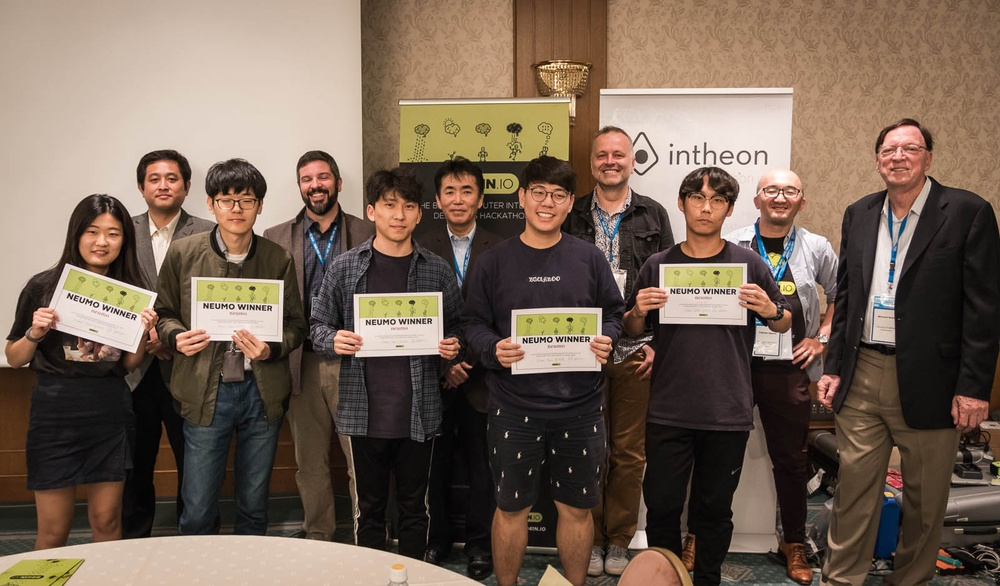
#> input picture [3]PROJECT/Face and object detection/test.jpg, 1000 x 586 px, shrunk from 1600 x 937 before the run
$ python cv2_facecrop.py
#> lines starting #> are read from the running program, lines starting #| are printed output that depends on the picture; after the words box and inside, x2 and y2 are one past the last pixel; in counts of white or black regions, pixels touching at a corner belong together
import cv2
import pandas as pd
import re

# [7 lines of commented-out code are left out]
image_path = 'test.jpg'

path = 'C:/Users/jhpark/PycharmProjects/test/venv/Lib/site-packages/cv2/data/'
face_cascade = cv2.CascadeClassifier(path+'haarcascade_frontalface_default.xml')
eye_cascade = cv2.CascadeClassifier(path+'haarcascade_eye.xml')

# img = cv2.imread('test.jpg', cv2.IMREAD_COLOR)
# cv2.imshow('image title', img)
#
# cv2.waitKey(0) & 0xFF
#
# cv2.destroyAllWindows()

img = cv2.imread(image_path)
#> img is the input picture: shape (586, 1000, 3); mean B, G, R 84.8, 98.9, 117
gray = cv2.cvtColor(img, cv2.COLOR_BGR2GRAY)
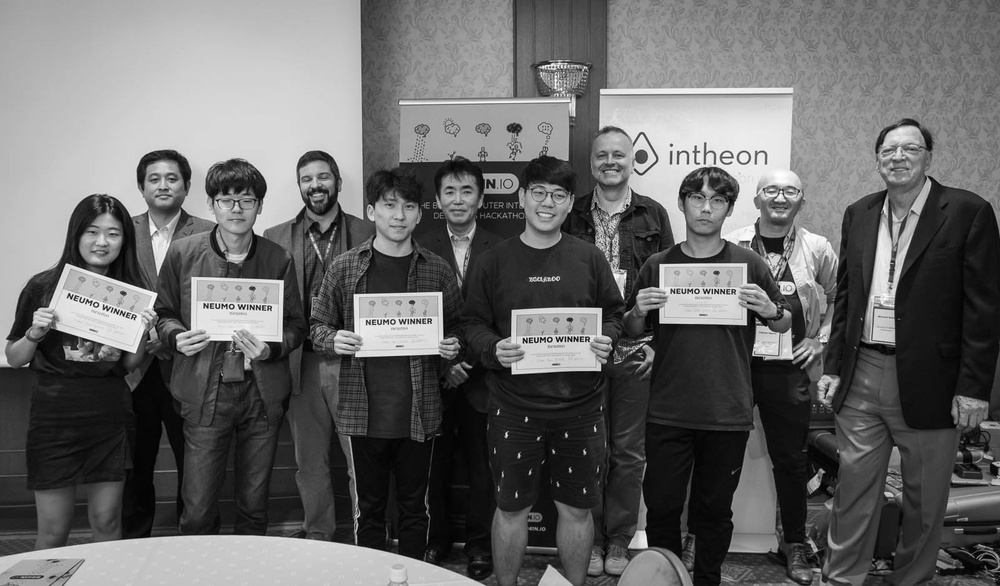
#> gray: shape (586, 1000); min 0, max 255, mean 102.7

faces = face_cascade.detectMultiScale(gray, 1.23, 5)
#> faces = [[585, 135, 49, 49], [874, 128, 52, 52], [136, 158, 54, 54], [292, 158, 49, 49], [522, 174, 54, 54], [432, 171, 52, 52], [371, 184, 57, 57], [74, 212, 55, 55], [680, 178, 55, 55]]

for (x,y,w,h) in faces:
    cv2.rectangle(img, (x,y),(x+w,y+h),(255,0,0),2)
    roi_gray = gray[y:y+h, x:x+w]
    roi_color = img[y:y+h, x:x+w]
#> this loop made 9 passes
#> pass 1, `roi_gray = gray[y:y+h, x:x+w]`:
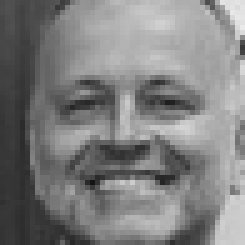
#> roi_gray: shape (49, 49) (shown 5 times larger); min 20, max 234, mean 127
#> pass 1, `roi_color = img[y:y+h, x:x+w]`:
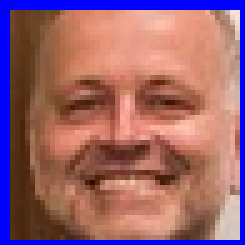
#> roi_color: shape (49, 49, 3) (shown 5 times larger); mean B, G, R 110.3, 99.9, 152.6
#> pass 2, `roi_gray = gray[y:y+h, x:x+w]`:
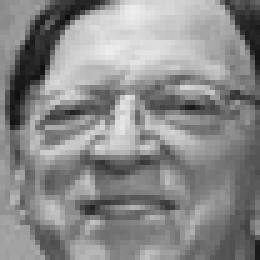
#> roi_gray: shape (52, 52) (shown 5 times larger); min 13, max 237, mean 137.9
#> pass 2, `roi_color = img[y:y+h, x:x+w]`:
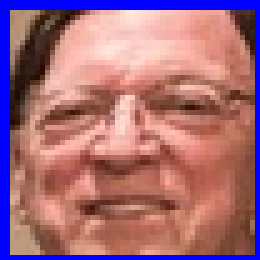
#> roi_color: shape (52, 52, 3) (shown 5 times larger); mean B, G, R 123.4, 108.4, 163.4
#> after the loop:
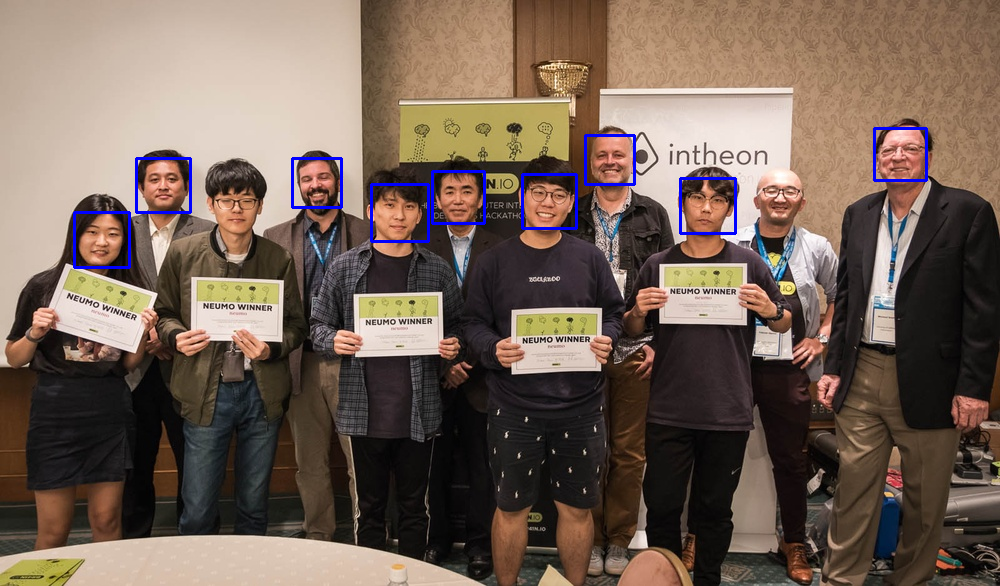
#> img: shape (586, 1000, 3); 0.97% of pixels changed, all inside (x1, y1, x2, y2) = (73, 127, 928, 269)
    # eyes = eye_cascade.detectMultiScale(roi_gray)
    # for (ex,ey,ew,eh) in eyes:
    #     cv2.rectangle(roi_color, (ex,ey), (ex+ew,ey+eh),(0,255,0),2)


cv2.imshow('img', img)
cv2.waitKey(0)
cv2.destroyAllWindows()
